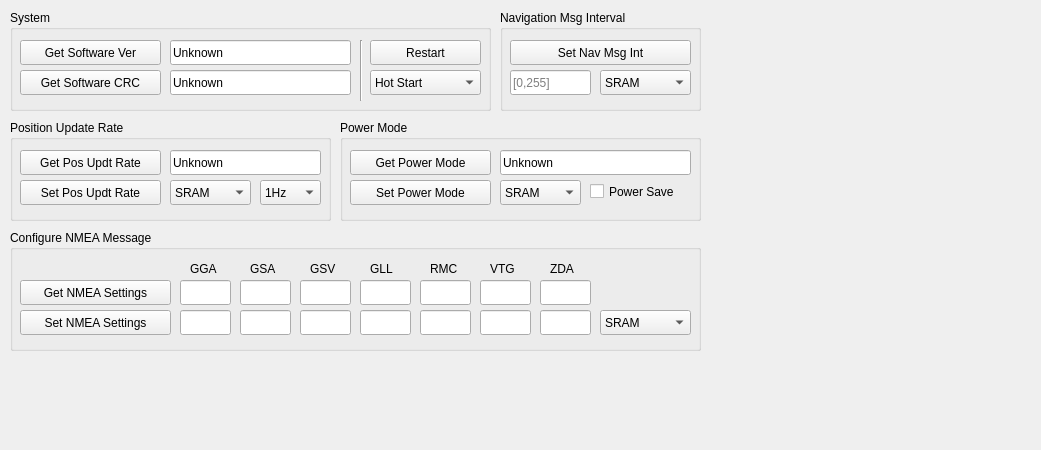
<?xml version="1.0" encoding="UTF-8"?>
<ui version="4.0">
 <class>GpsPanel</class>
 <widget class="QWidget" name="GpsPanel">
  <property name="geometry">
   <rect>
    <x>0</x>
    <y>0</y>
    <width>1041</width>
    <height>450</height>
   </rect>
  </property>
  <property name="windowTitle">
   <string>Form</string>
  </property>
  <widget class="QGroupBox" name="groupBox">
   <property name="geometry">
    <rect>
     <x>340</x>
     <y>120</y>
     <width>361</width>
     <height>101</height>
    </rect>
   </property>
   <property name="title">
    <string>Power Mode</string>
   </property>
   <widget class="QPushButton" name="gps_set_pwr_mode_btn">
    <property name="geometry">
     <rect>
      <x>10</x>
      <y>60</y>
      <width>141</width>
      <height>25</height>
     </rect>
    </property>
    <property name="text">
     <string>Set Power Mode</string>
    </property>
   </widget>
   <widget class="QComboBox" name="gps_pwr_write_box">
    <property name="geometry">
     <rect>
      <x>160</x>
      <y>60</y>
      <width>81</width>
      <height>25</height>
     </rect>
    </property>
    <item>
     <property name="text">
      <string>SRAM</string>
     </property>
    </item>
    <item>
     <property name="text">
      <string>FLASH</string>
     </property>
    </item>
    <item>
     <property name="text">
      <string>TEMP</string>
     </property>
    </item>
   </widget>
   <widget class="QPushButton" name="gps_get_pwr_mode_btn">
    <property name="geometry">
     <rect>
      <x>10</x>
      <y>30</y>
      <width>141</width>
      <height>25</height>
     </rect>
    </property>
    <property name="text">
     <string>Get Power Mode</string>
    </property>
   </widget>
   <widget class="QCheckBox" name="gps_pwr_save_check">
    <property name="geometry">
     <rect>
      <x>250</x>
      <y>60</y>
      <width>101</width>
      <height>23</height>
     </rect>
    </property>
    <property name="text">
     <string>Power Save</string>
    </property>
   </widget>
   <widget class="QLineEdit" name="gps_pwr_mode_edit">
    <property name="geometry">
     <rect>
      <x>160</x>
      <y>30</y>
      <width>191</width>
      <height>25</height>
     </rect>
    </property>
    <property name="text">
     <string>Unknown</string>
    </property>
    <property name="readOnly">
     <bool>true</bool>
    </property>
   </widget>
  </widget>
  <widget class="QGroupBox" name="groupBox_2">
   <property name="geometry">
    <rect>
     <x>10</x>
     <y>10</y>
     <width>481</width>
     <height>101</height>
    </rect>
   </property>
   <property name="title">
    <string>System</string>
   </property>
   <widget class="QPushButton" name="gps_get_software_ver_btn">
    <property name="geometry">
     <rect>
      <x>10</x>
      <y>30</y>
      <width>141</width>
      <height>25</height>
     </rect>
    </property>
    <property name="text">
     <string>Get Software Ver</string>
    </property>
   </widget>
   <widget class="QLineEdit" name="gps_software_ver_mode_edit">
    <property name="geometry">
     <rect>
      <x>160</x>
      <y>30</y>
      <width>181</width>
      <height>25</height>
     </rect>
    </property>
    <property name="text">
     <string>Unknown</string>
    </property>
    <property name="readOnly">
     <bool>true</bool>
    </property>
   </widget>
   <widget class="QPushButton" name="gps_get_software_crc_btn">
    <property name="geometry">
     <rect>
      <x>10</x>
      <y>60</y>
      <width>141</width>
      <height>25</height>
     </rect>
    </property>
    <property name="text">
     <string>Get Software CRC</string>
    </property>
   </widget>
   <widget class="QLineEdit" name="gps_software_crc_mode_edit">
    <property name="geometry">
     <rect>
      <x>160</x>
      <y>60</y>
      <width>181</width>
      <height>25</height>
     </rect>
    </property>
    <property name="text">
     <string>Unknown</string>
    </property>
    <property name="readOnly">
     <bool>true</bool>
    </property>
   </widget>
   <widget class="Line" name="line">
    <property name="geometry">
     <rect>
      <x>350</x>
      <y>30</y>
      <width>3</width>
      <height>61</height>
     </rect>
    </property>
    <property name="orientation">
     <enum>Qt::Vertical</enum>
    </property>
   </widget>
   <widget class="QPushButton" name="gps_restart_btn">
    <property name="geometry">
     <rect>
      <x>360</x>
      <y>30</y>
      <width>111</width>
      <height>25</height>
     </rect>
    </property>
    <property name="text">
     <string>Restart</string>
    </property>
   </widget>
   <widget class="QComboBox" name="gps_restart_mode_box">
    <property name="geometry">
     <rect>
      <x>360</x>
      <y>60</y>
      <width>111</width>
      <height>25</height>
     </rect>
    </property>
    <item>
     <property name="text">
      <string>Hot Start</string>
     </property>
    </item>
    <item>
     <property name="text">
      <string>Warm Start</string>
     </property>
    </item>
    <item>
     <property name="text">
      <string>Cold Start</string>
     </property>
    </item>
   </widget>
  </widget>
  <widget class="QGroupBox" name="groupBox_3">
   <property name="geometry">
    <rect>
     <x>10</x>
     <y>120</y>
     <width>321</width>
     <height>101</height>
    </rect>
   </property>
   <property name="title">
    <string>Position Update Rate</string>
   </property>
   <widget class="QPushButton" name="gps_get_pos_update_btn">
    <property name="geometry">
     <rect>
      <x>10</x>
      <y>30</y>
      <width>141</width>
      <height>25</height>
     </rect>
    </property>
    <property name="text">
     <string>Get Pos Updt Rate</string>
    </property>
   </widget>
   <widget class="QLineEdit" name="gps_pos_update_edit">
    <property name="geometry">
     <rect>
      <x>160</x>
      <y>30</y>
      <width>151</width>
      <height>25</height>
     </rect>
    </property>
    <property name="text">
     <string>Unknown</string>
    </property>
    <property name="readOnly">
     <bool>true</bool>
    </property>
   </widget>
   <widget class="QPushButton" name="gps_set_pos_update_btn">
    <property name="geometry">
     <rect>
      <x>10</x>
      <y>60</y>
      <width>141</width>
      <height>25</height>
     </rect>
    </property>
    <property name="text">
     <string>Set Pos Updt Rate</string>
    </property>
   </widget>
   <widget class="QComboBox" name="gps_pos_update_write_box">
    <property name="geometry">
     <rect>
      <x>160</x>
      <y>60</y>
      <width>81</width>
      <height>25</height>
     </rect>
    </property>
    <item>
     <property name="text">
      <string>SRAM</string>
     </property>
    </item>
    <item>
     <property name="text">
      <string>FLASH</string>
     </property>
    </item>
    <item>
     <property name="text">
      <string>TEMP</string>
     </property>
    </item>
   </widget>
   <widget class="QComboBox" name="gps_pos_update_rate_box">
    <property name="geometry">
     <rect>
      <x>250</x>
      <y>60</y>
      <width>61</width>
      <height>25</height>
     </rect>
    </property>
    <item>
     <property name="text">
      <string>1Hz</string>
     </property>
    </item>
    <item>
     <property name="text">
      <string>2Hz</string>
     </property>
    </item>
    <item>
     <property name="text">
      <string>4Hz</string>
     </property>
    </item>
    <item>
     <property name="text">
      <string>5Hz</string>
     </property>
    </item>
    <item>
     <property name="text">
      <string>8Hz</string>
     </property>
    </item>
    <item>
     <property name="text">
      <string>10Hz</string>
     </property>
    </item>
    <item>
     <property name="text">
      <string>20Hz</string>
     </property>
    </item>
    <item>
     <property name="text">
      <string>25Hz</string>
     </property>
    </item>
    <item>
     <property name="text">
      <string>40Hz</string>
     </property>
    </item>
    <item>
     <property name="text">
      <string>50Hz</string>
     </property>
    </item>
   </widget>
  </widget>
  <widget class="QGroupBox" name="groupBox_4">
   <property name="geometry">
    <rect>
     <x>500</x>
     <y>10</y>
     <width>201</width>
     <height>101</height>
    </rect>
   </property>
   <property name="title">
    <string>Navigation Msg Interval</string>
   </property>
   <widget class="QPushButton" name="gps_set_nav_interval_btn">
    <property name="geometry">
     <rect>
      <x>10</x>
      <y>30</y>
      <width>181</width>
      <height>25</height>
     </rect>
    </property>
    <property name="text">
     <string>Set Nav Msg Int</string>
    </property>
   </widget>
   <widget class="QComboBox" name="gps_nav_interval_write_box">
    <property name="geometry">
     <rect>
      <x>100</x>
      <y>60</y>
      <width>91</width>
      <height>25</height>
     </rect>
    </property>
    <item>
     <property name="text">
      <string>SRAM</string>
     </property>
    </item>
    <item>
     <property name="text">
      <string>FLASH</string>
     </property>
    </item>
    <item>
     <property name="text">
      <string>TEMP</string>
     </property>
    </item>
   </widget>
   <widget class="QLineEdit" name="gps_set_nav_interval_edit">
    <property name="geometry">
     <rect>
      <x>10</x>
      <y>60</y>
      <width>81</width>
      <height>25</height>
     </rect>
    </property>
    <property name="placeholderText">
     <string>[0,255]</string>
    </property>
   </widget>
  </widget>
  <widget class="QGroupBox" name="groupBox_5">
   <property name="geometry">
    <rect>
     <x>10</x>
     <y>230</y>
     <width>691</width>
     <height>121</height>
    </rect>
   </property>
   <property name="title">
    <string>Configure NMEA Message</string>
   </property>
   <widget class="QPushButton" name="gps_get_nmea_settings_btn">
    <property name="geometry">
     <rect>
      <x>10</x>
      <y>50</y>
      <width>151</width>
      <height>25</height>
     </rect>
    </property>
    <property name="text">
     <string>Get NMEA Settings</string>
    </property>
   </widget>
   <widget class="QLineEdit" name="gps_get_nmea_settings_gga_line">
    <property name="geometry">
     <rect>
      <x>170</x>
      <y>50</y>
      <width>51</width>
      <height>25</height>
     </rect>
    </property>
    <property name="readOnly">
     <bool>true</bool>
    </property>
   </widget>
   <widget class="QLabel" name="label">
    <property name="geometry">
     <rect>
      <x>180</x>
      <y>30</y>
      <width>31</width>
      <height>17</height>
     </rect>
    </property>
    <property name="text">
     <string>GGA</string>
    </property>
   </widget>
   <widget class="QLineEdit" name="gps_get_nmea_settings_gsa_line">
    <property name="geometry">
     <rect>
      <x>230</x>
      <y>50</y>
      <width>51</width>
      <height>25</height>
     </rect>
    </property>
   </widget>
   <widget class="QLabel" name="label_2">
    <property name="geometry">
     <rect>
      <x>240</x>
      <y>30</y>
      <width>31</width>
      <height>17</height>
     </rect>
    </property>
    <property name="text">
     <string>GSA</string>
    </property>
   </widget>
   <widget class="QLineEdit" name="gps_get_nmea_settings_gsv_line">
    <property name="geometry">
     <rect>
      <x>290</x>
      <y>50</y>
      <width>51</width>
      <height>25</height>
     </rect>
    </property>
   </widget>
   <widget class="QLineEdit" name="gps_get_nmea_settings_gll_line">
    <property name="geometry">
     <rect>
      <x>350</x>
      <y>50</y>
      <width>51</width>
      <height>25</height>
     </rect>
    </property>
   </widget>
   <widget class="QLabel" name="label_3">
    <property name="geometry">
     <rect>
      <x>360</x>
      <y>30</y>
      <width>31</width>
      <height>17</height>
     </rect>
    </property>
    <property name="text">
     <string>GLL</string>
    </property>
   </widget>
   <widget class="QLabel" name="label_4">
    <property name="geometry">
     <rect>
      <x>300</x>
      <y>30</y>
      <width>31</width>
      <height>17</height>
     </rect>
    </property>
    <property name="text">
     <string>GSV</string>
    </property>
   </widget>
   <widget class="QLineEdit" name="gps_get_nmea_settings_rmc_line">
    <property name="geometry">
     <rect>
      <x>410</x>
      <y>50</y>
      <width>51</width>
      <height>25</height>
     </rect>
    </property>
   </widget>
   <widget class="QLineEdit" name="gps_get_nmea_settings_vtg_line">
    <property name="geometry">
     <rect>
      <x>470</x>
      <y>50</y>
      <width>51</width>
      <height>25</height>
     </rect>
    </property>
   </widget>
   <widget class="QLabel" name="label_5">
    <property name="geometry">
     <rect>
      <x>420</x>
      <y>30</y>
      <width>31</width>
      <height>17</height>
     </rect>
    </property>
    <property name="text">
     <string>RMC</string>
    </property>
   </widget>
   <widget class="QLabel" name="label_6">
    <property name="geometry">
     <rect>
      <x>480</x>
      <y>30</y>
      <width>31</width>
      <height>17</height>
     </rect>
    </property>
    <property name="text">
     <string>VTG</string>
    </property>
   </widget>
   <widget class="QLabel" name="label_7">
    <property name="geometry">
     <rect>
      <x>540</x>
      <y>30</y>
      <width>31</width>
      <height>17</height>
     </rect>
    </property>
    <property name="text">
     <string>ZDA</string>
    </property>
   </widget>
   <widget class="QLineEdit" name="gps_get_nmea_settings_zda_line">
    <property name="geometry">
     <rect>
      <x>530</x>
      <y>50</y>
      <width>51</width>
      <height>25</height>
     </rect>
    </property>
   </widget>
   <widget class="QLineEdit" name="gps_set_nmea_settings_gsv_line">
    <property name="geometry">
     <rect>
      <x>290</x>
      <y>80</y>
      <width>51</width>
      <height>25</height>
     </rect>
    </property>
    <property name="text">
     <string/>
    </property>
    <property name="readOnly">
     <bool>false</bool>
    </property>
   </widget>
   <widget class="QLineEdit" name="gps_set_nmea_settings_gga_line">
    <property name="geometry">
     <rect>
      <x>170</x>
      <y>80</y>
      <width>51</width>
      <height>25</height>
     </rect>
    </property>
    <property name="text">
     <string/>
    </property>
   </widget>
   <widget class="QLineEdit" name="gps_set_nmea_settings_gll_line">
    <property name="geometry">
     <rect>
      <x>350</x>
      <y>80</y>
      <width>51</width>
      <height>25</height>
     </rect>
    </property>
    <property name="text">
     <string/>
    </property>
    <property name="readOnly">
     <bool>false</bool>
    </property>
   </widget>
   <widget class="QPushButton" name="gps_set_nmea_settings_btn">
    <property name="geometry">
     <rect>
      <x>10</x>
      <y>80</y>
      <width>151</width>
      <height>25</height>
     </rect>
    </property>
    <property name="text">
     <string>Set NMEA Settings</string>
    </property>
   </widget>
   <widget class="QLineEdit" name="gps_set_nmea_settings_gsa_line">
    <property name="geometry">
     <rect>
      <x>230</x>
      <y>80</y>
      <width>51</width>
      <height>25</height>
     </rect>
    </property>
    <property name="text">
     <string/>
    </property>
    <property name="readOnly">
     <bool>false</bool>
    </property>
   </widget>
   <widget class="QLineEdit" name="gps_set_nmea_settings_vtg_line">
    <property name="geometry">
     <rect>
      <x>470</x>
      <y>80</y>
      <width>51</width>
      <height>25</height>
     </rect>
    </property>
    <property name="text">
     <string/>
    </property>
   </widget>
   <widget class="QLineEdit" name="gps_set_nmea_settings_zda_line">
    <property name="geometry">
     <rect>
      <x>530</x>
      <y>80</y>
      <width>51</width>
      <height>25</height>
     </rect>
    </property>
    <property name="text">
     <string/>
    </property>
   </widget>
   <widget class="QLineEdit" name="gps_set_nmea_settings_rmc_line">
    <property name="geometry">
     <rect>
      <x>410</x>
      <y>80</y>
      <width>51</width>
      <height>25</height>
     </rect>
    </property>
    <property name="text">
     <string/>
    </property>
   </widget>
   <widget class="QComboBox" name="gps_set_nmea_settings_box">
    <property name="geometry">
     <rect>
      <x>590</x>
      <y>80</y>
      <width>91</width>
      <height>25</height>
     </rect>
    </property>
    <item>
     <property name="text">
      <string>SRAM</string>
     </property>
    </item>
    <item>
     <property name="text">
      <string>FLASH</string>
     </property>
    </item>
   </widget>
  </widget>
 </widget>
 <resources/>
 <connections/>
</ui>
